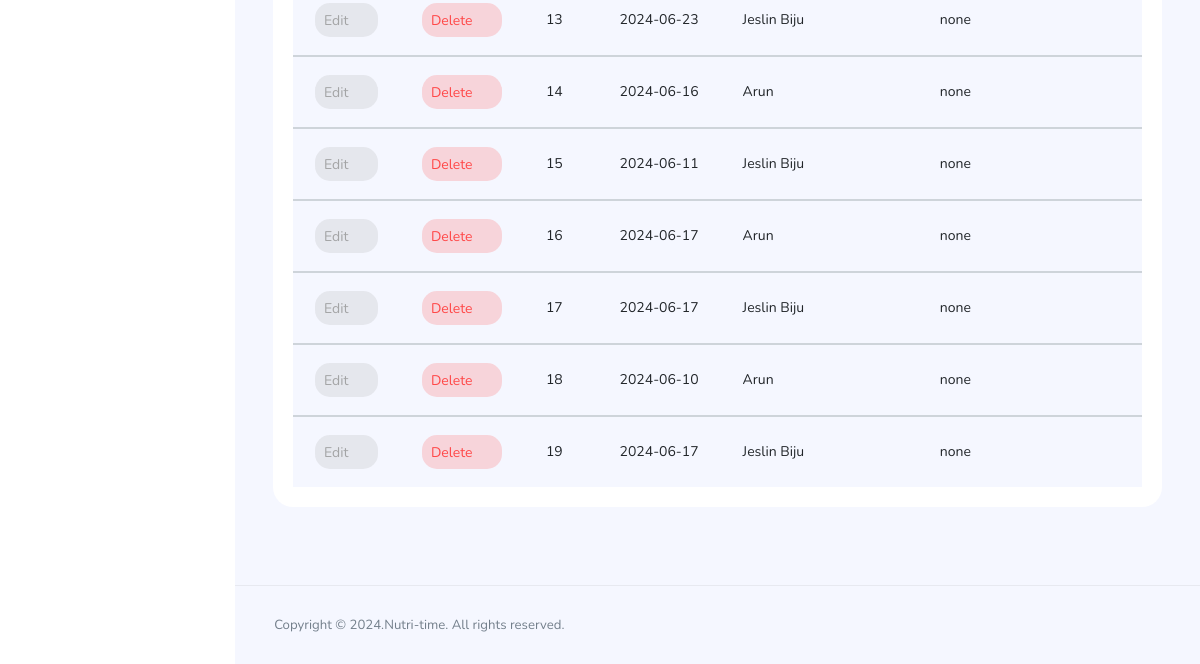
Before: /Admin/pages/admin-sales.php (signed in, lower part) with the older database file.
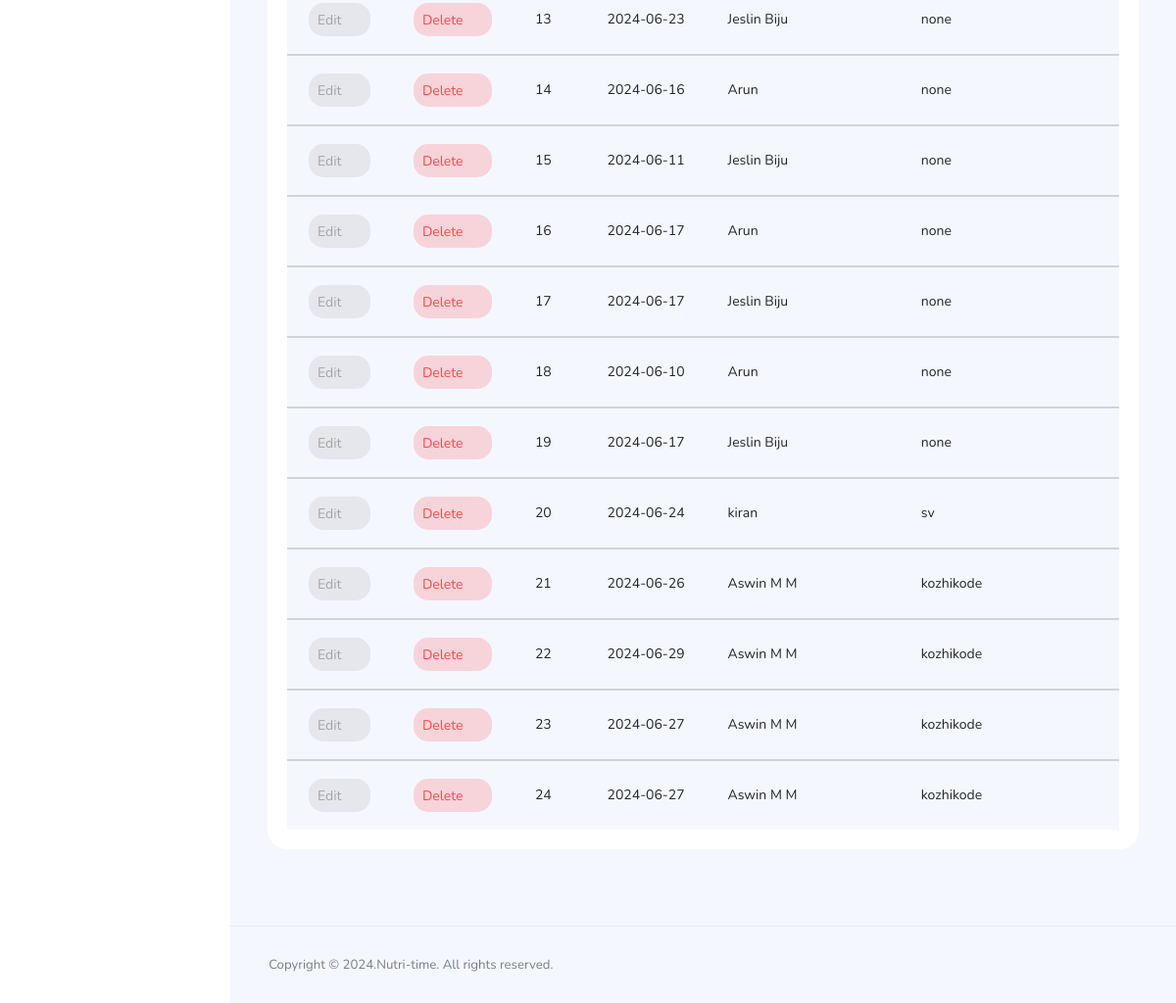
After: the same page with the newer database file.
### tables this page shows
CREATE TABLE `sales` (
  `sales_id` int(11) NOT NULL,
  `sales_proid` int(10) NOT NULL,
  `sales_procode` varchar(20) NOT NULL,
  `sales_proname` varchar(100) NOT NULL,
  `sales_procat` varchar(50) NOT NULL,
  `sales_prosubcat` varchar(50) NOT NULL,
  `sales_mrp` varchar(10) NOT NULL,
  `sales_quan` varchar(10) NOT NULL,
  `sales_curquan` varchar(10) NOT NULL,
  `sales_vp` varchar(20) NOT NULL,
  `sales_vptotal` varchar(10) NOT NULL,
  `sales_gst` varchar(10) NOT NULL,
  `sales_dis` varchar(10) NOT NULL,
  `sales_dispri` varchar(11) NOT NULL,
  `sales_cus` varchar(100) NOT NULL,
  `sales_address` varchar(100) NOT NULL,
  `sales_total` varchar(20) NOT NULL,
  `sales_date` varchar(100) NOT NULL
);

### Admin/pages/admin-sales.php (the view, shortened to what this page needs)
<?php
include './connect.php';
?>
<!DOCTYPE html>
<html lang="en">
<head>
  <link rel="stylesheet" href="../vendors/feather/feather.css">
  <link rel="stylesheet" href="../vendors/ti-icons/css/themify-icons.css">
  <link rel="stylesheet" href="../css/vertical-layout-light/style.css">
</head>
<body>
  <div class="container-scroller">
    <?php
    include './topbar.php';
    ?>
    <div class="main-panel">
      <div class="content-wrapper">
        <div class="row ">
          <div class="col-lg-12 grid-margin stretch-card">
            <div class="card">
              <div class="card-body">
                <div class="table-responsive">
                  <table class="table table-striped">
                    <?php
                    $sql = mysqli_query($conn, "SELECT * FROM sales ORDER BY sales_id ");
                    $serialNo = 1;
                    while ($row = mysqli_fetch_assoc($sql)) {
                      $sale_id = $row['sales_id'];
                      $sale_procode = $row['sales_procode'];
                      $sale_date = $row['sales_date'];
                      $sale_cus = $row['sales_cus'];
                      $sale_address = $row['sales_address'];
                    ?>
                      <tbody>
                        <tr>
                          <td><a href="admin-sales.php?sid=<?php echo $sale_id; ?>" class="btn btn-inverse-secondary btn-icon-text p-2">Edit<i class="ti-pencil-alt btn-icon-append"></i></a>
                          </td>
                          <td><a href="admin-sales.php?sd_id=<?php echo $sale_id; ?>" class="btn btn-inverse-danger btn-icon-text p-2">Delete<i class="ti-trash btn-icon-prepend"></i></a>
                          </td>
                          <td class="py-1"><?php echo $serialNo++; ?></td>
                          <td><?php echo $sale_date; ?></td>
                          <td><?php echo $sale_cus; ?></td>
                          <td><?php echo $sale_address; ?></td>
                          <td class="py-1"><?php echo $sale_procode; ?></td>
                        </tr>
                      </tbody>
                    <?php
                    }
                    ?>
                  </table>
                </div>
              </div>
            </div>
          </div>
        </div>
      </div>
      <footer class="footer">
        <div class="d-sm-flex justify-content-center justify-content-sm-between">
          <span class="text-muted text-center text-sm-left d-block d-sm-inline-block">Copyright © 2024.Nutri-time. All rights reserved.</span>
        </div>
      </footer>
    </div>
  </div>
  </div>
</body>
</html>

Changed rows visible on the page:
added sales: sales_date "2024-06-24", sales_cus "kiran", sales_address "sv"
added sales: sales_date "2024-06-26", sales_cus "Aswin M M", sales_address "kozhikode"
added sales: sales_date "2024-06-29", sales_cus "Aswin M M", sales_address "kozhikode"
added sales: sales_date "2024-06-27", sales_cus "Aswin M M", sales_address "kozhikode"
added sales: sales_date "2024-06-27", sales_cus "Aswin M M", sales_address "kozhikode"
